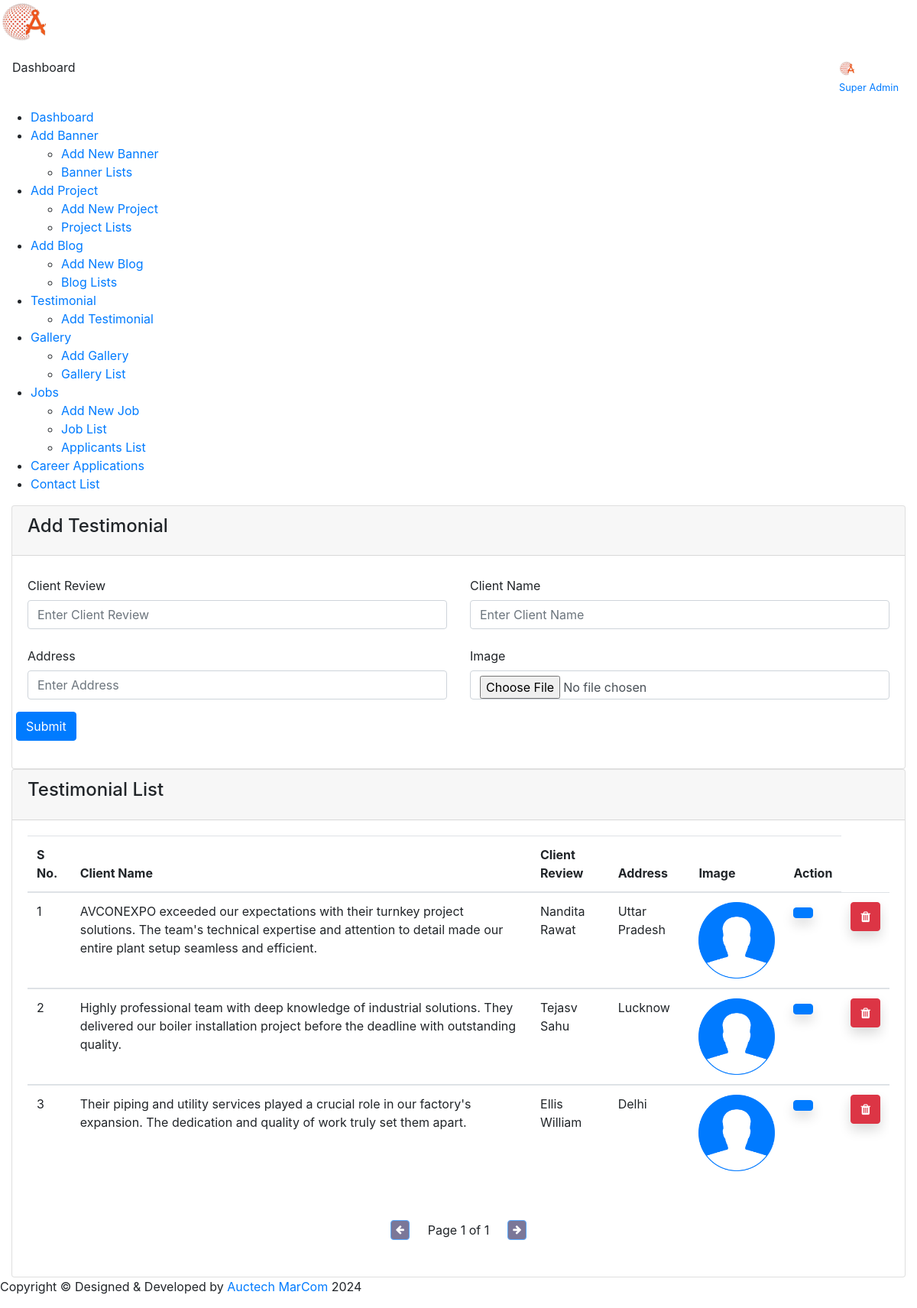
Screenshot of /admin/add_testimonial.php (signed in) with the database file from the repository.
### tables this page shows
CREATE TABLE `add_price` (
  `s_no` int(11) NOT NULL,
  `testi_id` int(11) NOT NULL,
  `paragraph` text DEFAULT NULL,
  `name` varchar(50) NOT NULL,
  `address` text NOT NULL,
  `image` varchar(50) NOT NULL
);

### admin/add_testimonial.php (the view, shortened to what this page needs)
<?php include 'header.php' ?>
<?php include 'side_menu.php' ?>
<div class="content-body">
    <div class="container-fluid">
        <div class="row">
            <div class="col-lg-12">
                <div class="card">
                    <div class="card-header">
                        <h4 class="card-title">Add Testimonial</h4>
                    </div>
                    <div class="card-body">
                        <div class="form-validation">
                            <form class="needs-validation" method="POST" action="testimonials_insert.php"
                                enctype="multipart/form-data">
                                <div class="row">
                                    <div class="form-group col-xl-6">
                                        <label class="col-form-label" for="validationCustom01">Client Review</label>
                                        <input type="text" name="paragraph" class="form-control" id="validationCustom01"
                                            placeholder="Enter Client Review" required>
                                    </div>
                                    <div class="form-group col-xl-6">
                                        <label class="col-form-label" for="validationCustom03">Client Name</label>
                                        <input type="text" name="name" class="form-control" id="validationCustom03"
                                            placeholder="Enter Client Name" required>
                                    </div>
                                </div>
                                <div class="row">
                                    <div class="form-group col-xl-6">
                                        <label class="col-form-label" for="validationCustom03">Address</label>
                                        <input type="text" name="address" class="form-control" id="validationCustom03"
                                            placeholder="Enter Address" required>
                                    </div>
                                    <div class="form-group col-xl-6">
                                        <label class="col-form-label" for="validationCustom03">Image</label>
                                        <input type="file" name="image" accept="image/*" class="form-control"
                                            id="validationCustom03" required>
                                    </div>
                                    <div class="mb-3 row">
                                        <div class="col-lg-8 ms-auto">
                                            <button type="submit" name="submit" class="btn btn-primary">Submit</button>
                                        </div>
                                    </div>
                                </div>
                            </form>
                        </div>
                    </div>
                </div>
            </div>
        </div>
        <div class="row">
            <div class="col-lg-12">
                <div class="card">
                    <div class="card-header">
                        <h4 class="card-title">Testimonial List</h4>
                    </div>
                    <div class="card-body">
                        <div class="table-responsive">
                            <table class="table header-border table-responsive-sm">
                                <thead>
                                    <tr>
                                        <th>S No.</th>
                                        <th>Client Name</th>
                                        <th>Client Review</th>
                                        <th>Address</th>
                                        <th>Image</th>
                                        <th>Action</th>
                                    </tr>
                                </thead>
                                <tbody id="tableBody">
                                    <?php
                           include '../db_con.php';
                           $sel_que = "select*from add_price";
                           $res = mysqli_query($con, $sel_que);
                           $i = 1;
                           while ($row = mysqli_fetch_array($res)) {
                           ?>
                                    <tr>
                                        <td><?php echo $i; ?></td>
                                        <td><?php echo $row['paragraph']; ?></td>
                                        <td><?php echo $row['name']; ?></td>
                                        <td><?php echo $row['address']; ?></td>
                                        <td><img src="testimonials_uploads/<?php echo $row['image']; ?>" width="100px">
                                        </td>
                                        <td>
                                            <button type="submit" class="btn btn-primary shadow btn-xs sharp me-1"> </button>
                                        </td>
                                        <td>
                                            <form method="POST" action="testimonials_dlt.php">
                                                <button type="submit" class="btn btn-danger shadow btn-xs sharp"
                                                    name="delete" onclick="return confirm('are you sure?')"><i
                                                        class="fa fa-trash"></i></button>
                                            </form>
                                        </td>
                                    </tr>
                                </tbody>
                                <?php
                              $i++;
                           }
                     ?>
                            </table>
                        </div>
                    </div>
                    <div id="pagination" class="d-flex justify-content-center align-items-center mt-3 mb-5">
                        <button id="prev" class="btn btn-primary mr-2" aria-label="Previous"
                            style="padding: 2px 6px;font-size: 0.813rem;background:rgb(54,48,98)">
                            <i class="fa fa-arrow-left"></i>
                        </button>
                        <div id="pageNumbers" class="mx-3">
                        </div>
                        <button id="next" class="btn btn-primary ml-2" aria-label="Next"
                            style="padding: 2px 6px;font-size: 0.813rem;background:rgb(54,48,98)">
                            <i class="fa fa-arrow-right"></i>
                        </button>
                    </div>
                </div>
            </div>
        </div>
    </div>
</div>
<?php include 'footer.php' ?>

### admin/header.php (shortened to what this page needs)
<!DOCTYPE html>
<html lang="en">
   <head>
      <link rel="stylesheet" href="https://maxcdn.bootstrapcdn.com/bootstrap/4.4.1/css/bootstrap.min.css">
      <link href="https://cdn.jsdelivr.net/gh/gitbrent/bootstrap4-toggle@3.6.1/css/bootstrap4-toggle.min.css" rel="stylesheet">
      <link rel="stylesheet" href="https://cdnjs.cloudflare.com/ajax/libs/font-awesome/4.7.0/css/font-awesome.min.css">
      <link rel="stylesheet" href="vendor/chartist/css/chartist.min.css">
      <link href="vendor/bootstrap-select/dist/css/bootstrap-select.min.css" rel="stylesheet">
      <link href="vendor/owl-carousel/owl.carousel.css" rel="stylesheet">
      <link href="css/style.css" rel="stylesheet">
   </head>
   <body>
      <div id="main-wrapper">
      <div class="nav-header">
         <a href="dashboard.php" class="brand-logo">
         <img src="images/favicon.png" style="height:60px; width: 60px;" alt="">
         </a>
      </div>
      <div class="header">
         <div class="header-content">
            <nav class="navbar navbar-expand">
               <div class="collapse navbar-collapse justify-content-between">
                  <div class="header-left">
                     <div class="dashboard_bar">
                        Dashboard
                     </div><br>
                  </div>
                  <ul class="navbar-nav header-right">
                     <li class="nav-item dropdown header-profile">
                        <a class="nav-link" href="#" role="button" data-bs-toggle="dropdown">
                           <img src="images/favicon.png" width="20" alt=""/>
                           <div class="header-info"class="col-xs-10">
                              <small>Super Admin</small>
                           </div>
                        </a>
                     </li>
                  </ul>
               </div>
            </nav>
         </div>
      </div>

### admin/side_menu.php (shortened to what this page needs)
     <div class="deznav">
         <div class="deznav-scroll">
	<ul class="metismenu" id="menu">
                 <li><a class="" href="dashboard.php" aria-expanded="false">
				<span class="nav-text">Dashboard</span>
			</a>
                 </li>
                 <li><a class="has-arrow ai-icon" href="javascript:void()" aria-expanded="false">
                         <span class="nav-text">Add Banner</span>
                     </a>
                     <ul aria-expanded="false">
                         <li><a href="add_banner.php">Add New Banner</a></li>
                         <li><a href="banner_list.php">Banner Lists</a></li>
                     </ul>
                 </li>
                 <li><a class="has-arrow ai-icon" href="javascript:void()" aria-expanded="false">
                         <span class="nav-text">Add Project</span>
                     </a>
                     <ul aria-expanded="false">
                         <li><a href="add_project.php">Add New Project</a></li>
                         <li><a href="project_list.php">Project Lists</a></li>
                     </ul>
                 </li>
                 <li><a class="has-arrow ai-icon" href="javascript:void()" aria-expanded="false">
                         <span class="nav-text">Add Blog</span>
                     </a>
                     <ul aria-expanded="false">
                         <li><a href="add_blog.php">Add New Blog</a></li>
                         <li><a href="blog_list.php">Blog Lists</a></li>
                     </ul>
                 </li>
                 <li><a class="has-arrow ai-icon" href="javascript:void()" aria-expanded="false">
                         <span class="nav-text">Testimonial</span>
                     </a>
                     <ul aria-expanded="false">
                         <li><a href="add_testimonial.php">Add Testimonial</a></li>
                     </ul>
                 </li>
                 <li><a class="has-arrow ai-icon" href="javascript:void()" aria-expanded="false">
                         <span class="nav-text">Gallery</span>
                     </a>
                     <ul aria-expanded="false">
                         <li><a href="add_gallery.php">Add Gallery</a></li>
                         <li><a href="gallery_list.php">Gallery List</a></li>
                     </ul>
                 </li>
                 <li><a class="has-arrow ai-icon" href="javascript:void()" aria-expanded="false">
                         <span class="nav-text">Jobs</span>
                     </a>
                     <ul aria-expanded="false">
                         <li><a href="add_job_post.php">Add New Job</a></li>
                         <li><a href="job_post_list.php">Job List</a></li>
                         <li><a href="job_form_list.php">Applicants List</a></li>
                     </ul>
                 </li>
                 <li class=""><a href="job_list.php">
				<span class="nav-text">Career Applications</span>
			</a>
                 </li>
                 <li class=""><a href="contact_list.php">
				<span class="nav-text">Contact List</span>
			</a>
                 </li>
             </ul>
</div>
     </div>

### admin/footer.php (shortened to what this page needs)
<div class="footer">
    <div class="copyright">
        <p>Copyright © Designed &amp; Developed by <a href="https://auctech.in/" target="_blank">Auctech MarCom</a> 2024</p>
    </div>
</div>
</div>
</body>
</html>

### rows the page displays
add_price: paragraph "AVCONEXPO exceeded our expectations with their turnkey project solutions. The team's technical expertise and attention to detail made our entire plant setup seamless and efficient.", name "Nandita Rawat", address "Uttar Pradesh", image (picture)
add_price: paragraph "Highly professional team with deep knowledge of industrial solutions. They delivered our boiler installation project before the deadline with outstanding quality.", name "Tejasv Sahu", address "Lucknow", image (picture)
add_price: paragraph "Their piping and utility services played a crucial role in our factory's expansion. The dedication and quality of work truly set them apart.", name "Ellis William", address "Delhi", image (picture)
